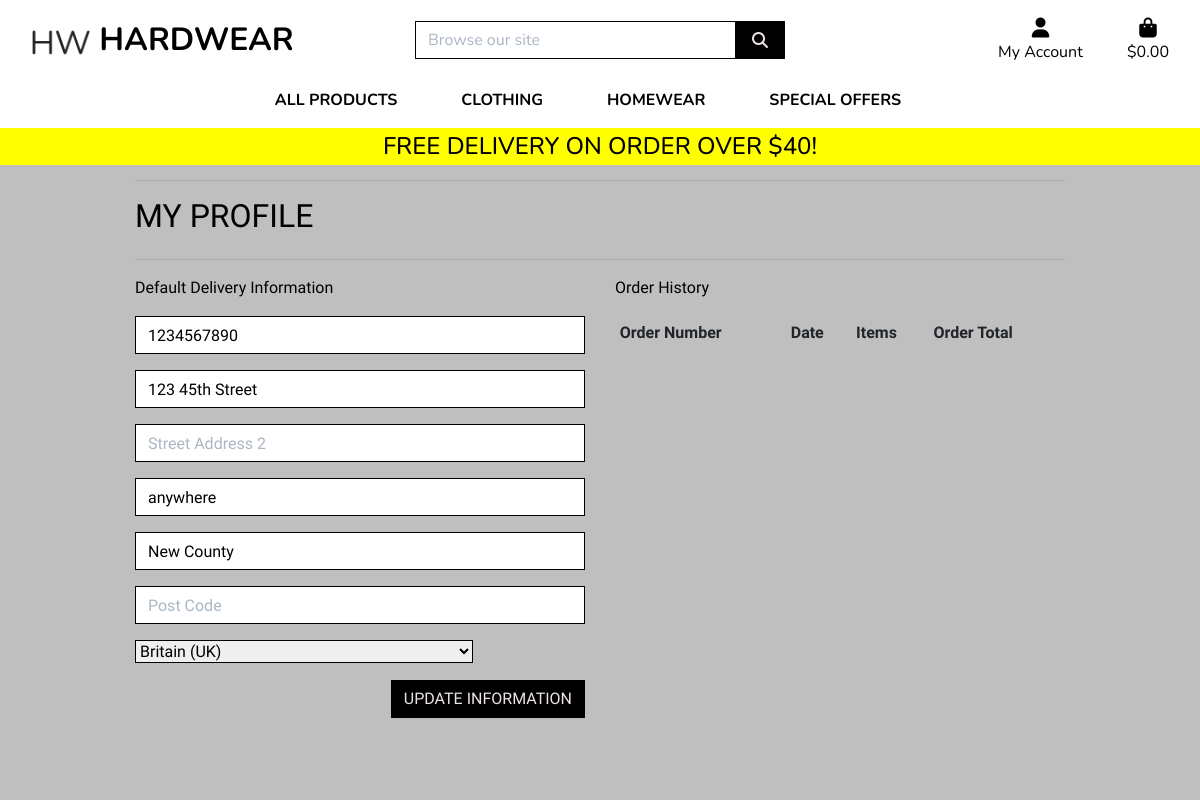
The app's page /profile/ (signed in), older data.
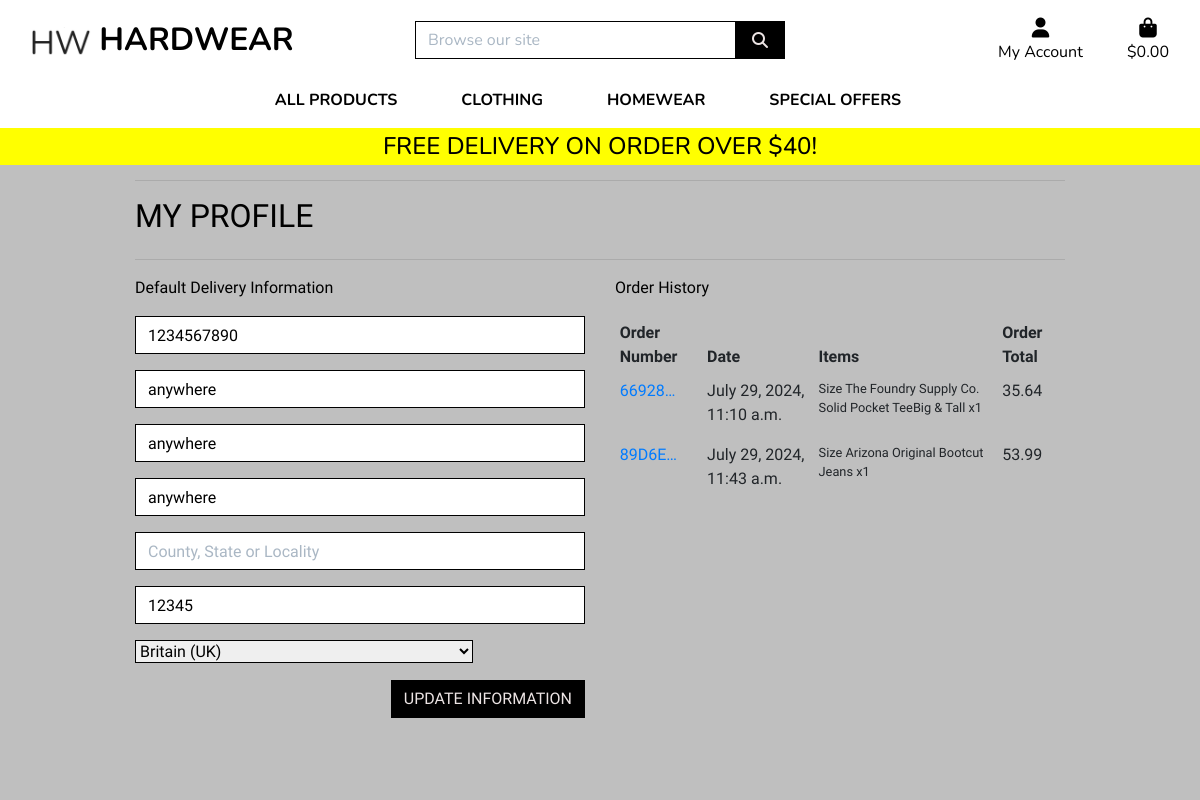
The same page, newer data.
### profiles/models.py (models this page shows, shortened)
class UserProfile(models.Model):
    user = models.OneToOneField(User, on_delete=models.CASCADE)
    default_phone_number = models.CharField(max_length=20, null=True, blank=True)
    default_street_address1 = models.CharField(max_length=80, null=True, blank=True)
    default_street_address2 = models.CharField(max_length=80, null=True, blank=True)
    default_city_or_town = models.CharField(max_length=40, null=True, blank=True)
    default_county = models.CharField(max_length=80, null=True, blank=True)
    default_postcode = models.CharField(max_length=20, null=True, blank=True)
    default_country = CountryField(blank_label='Country', null=True, blank=True)

### checkout/models.py (models this page shows, shortened)
class Orders(models.Model):
    order_number = models.CharField(max_length=32, null=False, editable=False)
    user_profile = models.ForeignKey(UserProfile, on_delete=models.SET_NULL,
                                    null=True, blank=True, related_name='orders')
    full_name = models.CharField(max_length=50, null=False, blank=False)
    email_address = models.EmailField(max_length=254, null=False, blank=False)
    phone_number = models.CharField(max_length=20, null=False, blank=False)
    country = CountryField(blank_label='Country *', null=False, blank=False)
    postcode = models.CharField(max_length=20, null=True, blank=True)
    city_or_town = models.CharField(max_length=40, null=False, blank=False)
    street_address1 = models.CharField(max_length=80, null=False, blank=False)
    street_address2 = models.CharField(max_length=80, null=True, blank=True)
    county = models.CharField(max_length=80, null=True, blank=True)
    date = models.DateTimeField(auto_now_add=True)
    delivery_cost = models.DecimalField(max_digits=6, decimal_places=2, null=False, default=0)
    order_total = models.DecimalField(max_digits=10, decimal_places=2, null=False, default=0)
    grand_total = models.DecimalField(max_digits=10, decimal_places=2, null=False, default=0)
    original_bag = models.TextField(null=False, blank=False, default='')
    stripe_pid = models.CharField(max_length=254, null=False, blank=False, default='')

class OrderLineItem(models.Model):
    order = models.ForeignKey(Orders, null=False, blank=False, on_delete=models.CASCADE, related_name='lineitems')
    product = models.ForeignKey(Product, null=False, blank=False, on_delete=models.CASCADE)
    product_size = models.CharField(max_length=2, null=True, blank=True) # XS, S, M, L, LX
    quantity = models.IntegerField(null=False, blank=False, default=0)
    lineitem_total = models.DecimalField(max_digits=6, decimal_places=2, null=False, blank=False, editable=False)

### products/models.py (models this page shows, shortened)
class Product(models.Model):
    category = models.ForeignKey('Category', null=True, blank=True, on_delete=models.SET_NULL)
    sku = models.CharField(max_length=254, null=True, blank=True)
    name = models.CharField(max_length=254)
    description = models.TextField()
    sizes = models.BooleanField(default=False, null=True, blank=True)
    price = models.DecimalField(max_digits=6, decimal_places=2)
    rating = models.DecimalField(max_digits=6, decimal_places=2, null=True, blank=True)
    image_url = models.URLField(max_length=1024, null=True, blank=True)
    image = models.ImageField(null=True, blank=True)

### profiles/views.py (the view)
# urls.py: path('profile/', include('profiles.urls')),
def profile(request):
    profile = get_object_or_404(UserProfile, user=request.user)
    if request.method == 'POST':
        form = UserProfileForm(request.POST, instance=profile)
        if form.is_valid():
            form.save()
            messages.success(request, 'Profile updated successfully')
    form = UserProfileForm(instance=profile)
    orders = profile.orders.all()
    template = 'profiles/profile.html'
    context = {
        'form': form,
        'orders': orders,
        'on_profile_page': True
    }
    return render(request, template, context)

### profiles/forms.py
class UserProfileForm(forms.ModelForm):
    class Meta:
        model = UserProfile
        exclude = ('user',)
    def __init__(self, *args, **kwargs):
        super().__init__(*args, **kwargs)
        placeholders = {
            'default_phone_number': 'Phone Number',
            'default_postcode': 'Post Code',
            'default_city_or_town': 'City or Town',
            'default_street_address1': 'Street Address 1',
            'default_street_address2': 'Street Address 2',
            'default_county': 'County, State or Locality',
        }
        self.fields['default_phone_number'].widget.attrs['autofocus'] = True
        for field in self.fields:
            if field != 'default_country':
                if self.fields[field].required:
                    placeholder = f'{placeholders[field]} *'
                else:
                    placeholder = placeholders[field]
                self.fields[field].widget.attrs['placeholder'] = placeholder
            self.fields[field].widget.attrs['class'] = 'border-black rounded-0 profile-form-input'
            self.fields[field].label = False

### bag/contexts.py (called while the page is built, shortened)
def bag_contents(request):
    bag_items = []
    total = 0
    product_count = 0
    bag = request.session.get('bag', {})
    if total < settings.FREE_DELIVERY_THRESHOLD:
        delivery = total * Decimal(settings.STANDARD_DELIVERY_PERCENTAGE / 100)
        free_delivery_delta = settings.FREE_DELIVERY_THRESHOLD - total
    else:
        delivery = 0
        free_delivery_delta = 0
    grand_total = delivery + total
    context = {
        'bag_items': bag_items,
        'total': total,
        'product_count': product_count,
        'delivery': delivery,
        'free_delivery_delta': free_delivery_delta,
        'free_delivery_threshold': settings.FREE_DELIVERY_THRESHOLD,
        'grand_total': grand_total,
    }
    return context

### profiles/templates/profiles/profile.html (shortened to what this page needs)
{% extends "base.html" %}
{% load static %}
{% block extra_css %}
    <link rel="stylesheet" href="{% static 'css/profile.css' %}">
{% endblock %}
{% block page_header %}
    <div class="container header-container">
    </div>
{% endblock %}
{% block content %}
    <div class="overlay"></div>
    <div class="container">
        <div class="row">
            <div class="col">
                <hr>
                <h2 class="logo-font mb-4 text-black">My Profile</h2>
                <hr>
            </div>
        </div>
        <div class="row">
            <div class="col-12 col-lg-6">
                <p class="text-black text-muted">Default Delivery Information</p>
                <form class="mt-3" action="{% url 'profile' %}" method="POST" id="profile-update-form">
                    {{ form|crispy }}
                    <button class="btn btn-black rounded-0 text-uppercase float-right">Update Information</button>
                </form>
            </div>
            <div class="text-black col-lg-6">
                <p class="text-black text-muted">Order History</p>
                <div class="order-history table-responsive">
                    <table class="table table-sm table-borderless">
                        <thead>
                            <tr>
                                <th>Order Number</th>
                                <th>Date</th>
                                <th>Items</th>
                                <th>Order Total</th>
                            </tr>
                        </thead>
                        <tbody>
                            {% for orders in orders %}
                                <tr>
                                    <td>
                                        <a href="{% url 'order_history' orders.order_number %}"
                                        title="{{ orders.order_number }}">
                                            {{ orders.order_number|truncatechars:6 }}
                                        </a>
                                    </td>
                                    <td>{{ orders.date }}</td>
                                    <td>
                                        <ul class="list-unstyled">
                                            {% for item in orders.lineitems.all %}
                                                <li class="small">
                                                    {% if item.product.sizes %}
                                                        Size {{ item.product.size|upper }}
                                                    {% endif %}{{ item.product.name }} x{{ item.quantity }}
                                                </li>
                                            {% endfor %}
                                        </ul>
                                    </td>
                                    <td>{{ orders.grand_total }}</td>
                                </tr>
                            {% endfor %}
                        </tbody>
                    </table>
                </div>
            </div>
        </div>
{% endblock %}

### templates/base.html (shortened to what this page needs)
{% load static %}
<!doctype html>
<html lang="en">
  <head>
        {% block corecss %}
            <link rel="stylesheet" href="https://stackpath.bootstrapcdn.com/bootstrap/4.4.1/css/bootstrap.min.css">
            <link rel="stylesheet" href="{% static 'css/base.css' %}">
        {% endblock %}
        {% block extra_css %}
        {% endblock %}
  </head>
  <body>
    <header class="container-fluid fixed-top">
        <div id="topnav" class="row bg-white pt-lg-2 d-none d-lg-flex">
            <div class="col-12 col-lg-4 my-auto py-1 py-lg-0 text-center text-lg-left">
                <a href="{% url 'home' %}" class="nav-link main-logo-link">
                  <h2 class="logo-font text-black my-0">
                    <img src="{{ MEDIA_URL }}logo.png" id="logo-main">
                    <strong>HardWear</strong></h2>
                </a>
            </div>
            <div class="col-12 col-lg-4 my-auto py-1 py-lg-0">
                <form method="GET" action="{% url 'products' %}">
                  <div class="input-group w-100">
                      <input class="form-control border-black rounded-0" type="text" name="q" placeholder="Browse our site">
                      <div class="input-group-append">
                          <button class="form-control btn btn-black border border-black rounded-0" type="submit">
                              <span class="icon">
                                  <i class="fas fa-search"></i>
                              </span>
                          </button>
                      </div>
                  </div>
                </form>
            </div>
            <div class="col-12 col-lg-4 my-auto py-1 py-lg-0">
                <ul class="list-inline list-unstyled text-center text-lg-right my-0">
                    <li class="list-inline-item dropdown">
                        <a class="text-black nav-link" href="#" id="user-options" data-toggle="dropdown" aria-haspopup="true" aria-expanded="false">
                            <div class="text-center">
                                <div><i class="fas fa-user fa-lg"></i></div>
                                <p class="my-0">My Account</p>
                            </div>
                        </a>
                    </li>
                    <li class="list-inline-item">
                        <a class="{% if grand_total %}text-info font-weight-bold{% else %}text-black{% endif %} nav-link" href="{% url 'view_bag' %}">
                            <div class="text-center">
                                <div><i class="fas fa-shopping-bag fa-lg"></i></div>
                                <p class="my-0">
                                    {% if grand_total %}
                                        ${{ grand_total|floatformat:2 }}
                                    {% else %}
                                        $0.00
                                    {% endif %}
                                </p>
                            </div>
                        </a>
                    </li>
                </ul>
            </div>
        </div>
        <div>
            <div class="row bg-white">
                <nav class="navbar navbar-expand-lg navbar-light w-100">
                    {% include 'includes/main-nav.html' %}
                </nav>
            </div>
            <div id="delivery-banner" class="row text-center">
                <div class="col bg-discount text-black">
                  <h4 class="logo-font my-1"> Free delivery on order over ${{ free_delivery_threshold }}!</h4>
                </div>
        </div>
        </div>
    </header>
    {% block page_header %}
    {% endblock %}
    {% block content %}
    {% endblock %}
  </body>
</html>

### templates/includes/main-nav.html (shortened to what this page needs)
<div class="collapse navbar-collapse" id="main-nav">
    <ul class="navbar-nav w-auto mx-auto">
        <li class="nav-item dropdown">
            <a class="logo-font font-weight-bold nav-link text-black mr-5" href="#" id="all-products-link" data-toggle="dropdown" aria-haspopup="true" aria-expanded="false">
                All Products
            </a>
        </li>
        <li class="nav-item dropdown">
            <a class="logo-font font-weight-bold nav-link text-black mr-5" href="#" id="clothing-link" data-toggle="dropdown" aria-haspopup="true" aria-expanded="false">
                Clothing
            </a>
        </li>
        <li class="nav-item dropdown">
            <a class="logo-font font-weight-bold nav-link text-black mr-5" href="#" id="homewear-link" data-toggle="dropdown" aria-haspopup="true" aria-expanded="false">
                Homewear
            </a>
        </li>
        <li class="nav-item dropdown">
            <a class="logo-font font-weight-bold nav-link text-black mr-5" href="#" id="specials-link" data-toggle="dropdown" aria-haspopup="true" aria-expanded="false">
                Special Offers
            </a>
        </li>
    </ul>
</div>

### static/css/base.css (style rules this page uses)
html { height: 100%; }
header { font-family: "Nunito", sans-serif; }
body { background: url('/media/homepage_background_cropped.jpg') no-repeat center center fixed; background-size: cover; height: calc(100vh - 164px); color: #555; font-family: "Overlock", sans-serif; }
.icon { align-items: center; display: inline-flex; justify-content: center; height: 1.5rem; width: 1.5rem; }
.logo-font { text-transform: uppercase; }
.main-logo-link { width: fit-content; }
#logo-main { width: 60px; height: auto; border: none !important }
.btn-black { background: black; color: rgb(236, 228, 228); }
.text-black { color: #000 !important; }
.border-black { border: 1px solid black !important; }
.bg-discount { background: #ffff00 !important }
.overlay { height: 100%; width: 100%; top: 0; left: 0; position: fixed; background: #bfbfbf; z-index: -1; }
input[name='q']::placeholder { color: #aab7c4; }
@media (min-width: 1200px) { .container { max-width: 80%; } }
@media (min-width: 992px) { .header-container { padding-top: 164px; } }

### profiles/static/css/profile.css (style rules this page uses)
.order-history { max-height: 416px; overflow-y: auto; }
#profile-update-form .form-control { color: #000; }
#profile-update-form input::placeholder { color: #aab7c4; }
#id_default_country, #id_default_country option:not(:first-child) { color:#000; }

Row changes from the older to the newer data that the page shows:
changed UserProfile "anywhere": default_street_address1 "123 45th Street" → "anywhere"; default_street_address2 (not shown) → "anywhere"; default_county "New County" → (not shown); default_postcode (not shown) → "12345"
added Orders: order_number "66928…", date "July 29, 2024, 11:10 a.m.", grand_total "35.64"
added OrderLineItem: product.name "The Foundry Supply Co. Solid Pocket TeeBig & Tall", quantity "1", shown under "66928…"
added Orders: order_number "89D6E…", date "July 29, 2024, 11:43 a.m.", grand_total "53.99"
added OrderLineItem: product.name "Arizona Original Bootcut Jeans", quantity "1", shown under "89D6E…"
